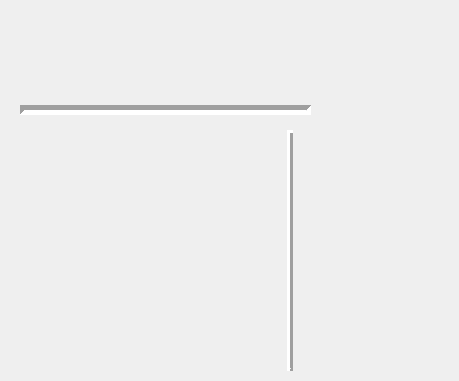
<?xml version="1.0" encoding="UTF-8"?>
<ui version="4.0">
 <class>Form</class>
 <widget class="QWidget" name="Form">
  <property name="geometry">
   <rect>
    <x>0</x>
    <y>0</y>
    <width>459</width>
    <height>381</height>
   </rect>
  </property>
  <property name="windowTitle">
   <string>Form</string>
  </property>
  <widget class="Line" name="line">
   <property name="geometry">
    <rect>
     <x>20</x>
     <y>70</y>
     <width>291</width>
     <height>81</height>
    </rect>
   </property>
   <property name="frameShadow">
    <enum>QFrame::Sunken</enum>
   </property>
   <property name="lineWidth">
    <number>5</number>
   </property>
   <property name="orientation">
    <enum>Qt::Horizontal</enum>
   </property>
  </widget>
  <widget class="Line" name="line_2">
   <property name="geometry">
    <rect>
     <x>280</x>
     <y>130</y>
     <width>21</width>
     <height>241</height>
    </rect>
   </property>
   <property name="frameShadow">
    <enum>QFrame::Raised</enum>
   </property>
   <property name="lineWidth">
    <number>3</number>
   </property>
   <property name="orientation">
    <enum>Qt::Vertical</enum>
   </property>
  </widget>
 </widget>
 <resources/>
 <connections/>
</ui>
